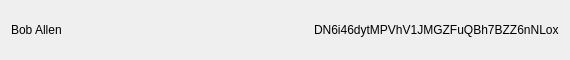
<?xml version="1.0" encoding="UTF-8"?>
<ui version="4.0">
 <class>AddressLabelRow</class>
 <widget class="QWidget" name="AddressLabelRow">
  <property name="geometry">
   <rect>
    <x>0</x>
    <y>0</y>
    <width>570</width>
    <height>60</height>
   </rect>
  </property>
  <property name="minimumSize">
   <size>
    <width>0</width>
    <height>60</height>
   </size>
  </property>
  <property name="windowTitle">
   <string>Form</string>
  </property>
  <layout class="QHBoxLayout" name="horizontalLayout">
   <item>
    <layout class="QHBoxLayout" name="horizontalLayout_2">
     <item>
      <widget class="QLabel" name="lblLabel">
       <property name="styleSheet">
        <string notr="true"/>
       </property>
       <property name="text">
        <string>Bob Allen</string>
       </property>
      </widget>
     </item>
     <item>
      <spacer name="horizontalSpacer">
       <property name="orientation">
        <enum>Qt::Horizontal</enum>
       </property>
       <property name="sizeHint" stdset="0">
        <size>
         <width>40</width>
         <height>20</height>
        </size>
       </property>
      </spacer>
     </item>
     <item>
      <widget class="QLabel" name="lblAddress">
       <property name="styleSheet">
        <string notr="true"/>
       </property>
       <property name="text">
        <string>DN6i46dytMPVhV1JMGZFuQBh7BZZ6nNLox</string>
       </property>
      </widget>
     </item>
    </layout>
   </item>
  </layout>
 </widget>
 <resources/>
 <connections/>
</ui>
